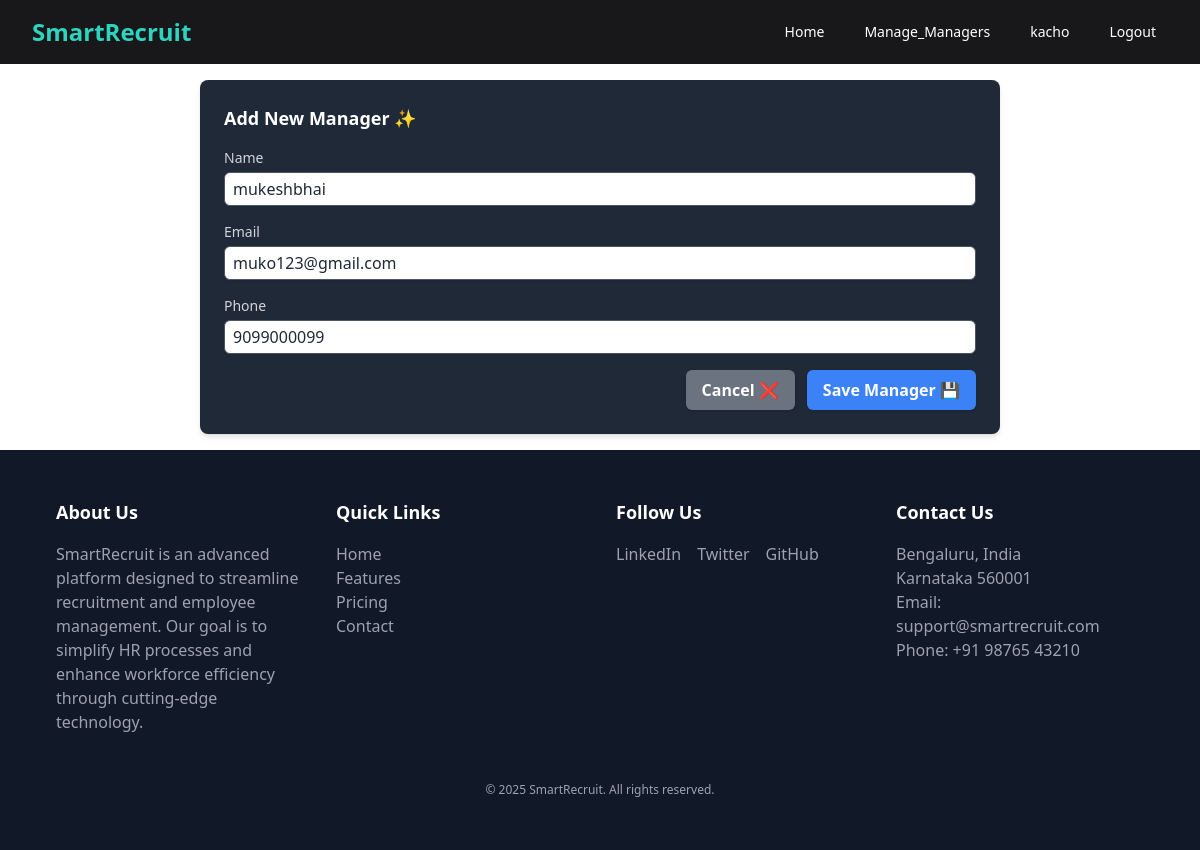
Page /myadmin/updateManager/1/ (signed in) on the committed database.
### myauth/models.py (models this page shows, shortened)
class CustomUser(AbstractUser):
    ROLE_CHOICES = (
        ('admin', 'Admin'),
        ('manager', 'Manager'),
        ('employee', 'Employee'),
    )
    role = models.CharField(max_length=20, choices=ROLE_CHOICES, default='employee')
    groups = models.ManyToManyField(
        "auth.Group",
        related_name="custom_user_groups",
        blank=True
    )
    user_permissions = models.ManyToManyField(
        "auth.Permission",
        related_name="custom_user_permissions",
        blank=True
    )

### myadmin/models.py (models this page shows, shortened)
class Manager(models.Model):
    name = models.CharField(max_length=255,default='')
    emailid = models.EmailField(unique=True)
    contact = models.CharField(max_length=15, null=False, blank=False)

### myadmin/views.py (the view, shortened to what this page needs)
# urls.py: re_path(r'^updateManager(?:/(?P<id>\d+))?/$', views.updateManager, name="updateManager"),
@login_required
def updateManager(req,id=0):
  print("up avyo",req.POST,id)
  manager = get_object_or_404(Manager,id=id)
  return render(req,'myadmin/add_manager_form.html',{'manager':manager})

### templates/myadmin/add_manager_form.html (shortened to what this page needs)
{% extends 'index.html' %}
{% block content %}
  <div class="main flex flex-col overflow-hidden">
    {% include 'myadmin/nav.html' %}
      <div id="manager-form" class="bg-gray-800 p-6 rounded-lg shadow-md w-2/3 m-auto mt-4 mb-4">
        <h2 id="form-title" class="text-lg text-white font-bold mb-4">Add New Manager ✨</h2>
        <form id="manager-form-fields" method="post">
          <div class="mb-4">
            <label for="manager-name" class="block text-sm font-medium text-gray-300">Name</label>
            <input type="text" id="manager-name" class="w-full mt-1 border border-gray-600 rounded-md shadow-sm px-2 py-1 text-gray-800 focus:ring-indigo-500 focus:border-indigo-500" name="name" required
            value="{{ manager.name|default:'' }}"
            />
          </div>
          <div class="mb-4">
            <label for="manager-email" class="block text-sm font-medium text-gray-300">Email</label>
            <input type="email" id="manager-email" class="w-full mt-1 border border-gray-600 rounded-md shadow-sm px-2 py-1 text-gray-800 focus:ring-indigo-500 focus:border-indigo-500" name="emailid" required
            value="{{ manager.emailid|default:'' }}" />
          </div>
          <div class="mb-4">
            <label for="manager-phone" class="block text-sm font-medium text-gray-300">Phone</label>
            <input type="text" id="manager-phone" class="w-full mt-1 border border-gray-600 rounded-md shadow-sm px-2 py-1 text-gray-800 focus:ring-indigo-500 focus:border-indigo-500" name="contact" required
            value="{{ manager.contact|default:'' }}" />
          </div>
          <div class="text-right">
            <a href="{% url 'myadmin:panel' %}">
                <button type="button" class="px-4 py-2 bg-gray-500 text-white font-bold rounded-md shadow hover:bg-gray-600 focus:outline-none mr-2">Cancel ❌</button>
            </a>
            <button type="submit" class="px-4 py-2 bg-blue-500 text-white font-bold rounded-md shadow hover:bg-blue-600 focus:outline-none"
            >Save Manager 💾</button>
          </div>
        </form>
      </div>
    </div>
    <div class=" relative">
      {% include 'include/footer.html' %}
    </div>
{% endblock %}

### templates/myadmin/nav.html (shortened to what this page needs)
<nav class="bg-[#18181b] text-white">
  <div class="max-w-7xl mx-auto px-4 sm:px-6 lg:px-8">
    <div class="flex justify-between items-center h-16">
      <div class="flex-shrink-0">
        <a href="#" class="text-2xl font-bold text-[#2DD4BF]">SmartRecruit</a>
      </div>
      <div class="hidden md:flex space-x-4">
        <a href="#" class="hover:text-blue-400 px-3 py-2 rounded-md text-sm font-medium">Home</a>
        <a href="{% url 'myadmin:panel' %}" class="hover:text-blue-400 px-3 py-2 rounded-md text-sm font-medium">Manage_Managers</a>
        {% if user.is_authenticated %}
          <a href="{% url 'myauth:login' %}" class="hover:text-blue-400 px-3 py-2 rounded-md text-sm font-medium">{{ user.username }}</a>
          <a href="{% url 'myauth:logout' %}" class="hover:text-blue-400 px-3 py-2 rounded-md text-sm font-medium">Logout</a>
        {% else %}
          <a href="{% url 'myauth:login' %}" class="hover:text-blue-400 px-3 py-2 rounded-md text-sm font-medium">Login</a>
          <a href="{% url 'myauth:signup' %}" class="hover:text-blue-400 px-3 py-2 rounded-md text-sm font-medium">Signup</a>
        {% endif %}
      </div>
    </div>
  </div>
</nav>

### rows in the picture
CustomUser: username "kacho"
Manager: name "mukeshbhai", emailid "muko123@gmail.com", contact "9099000099"
